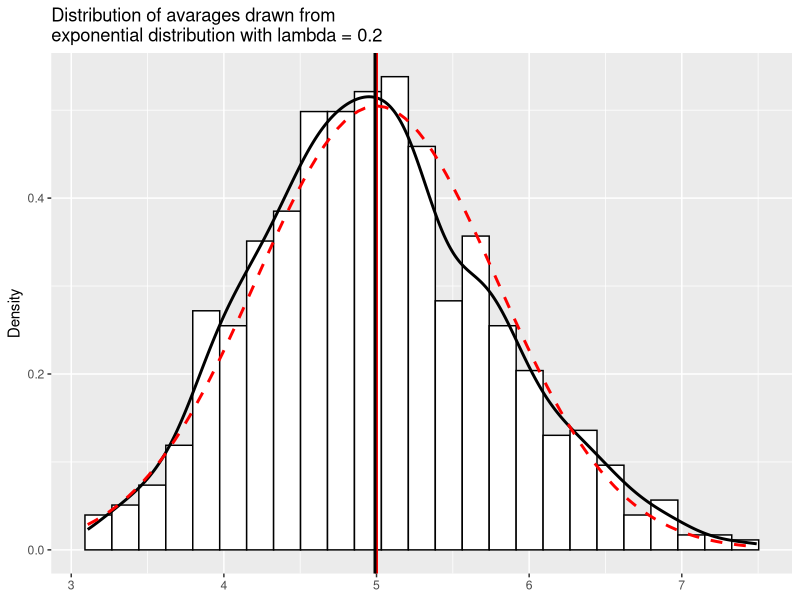
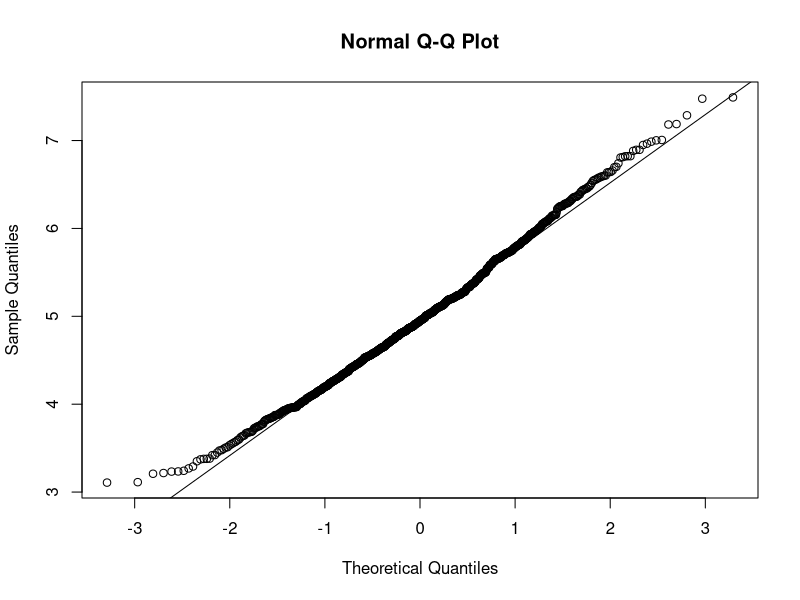

Write the R code that produced these figures, in order.
## ---- chunk 1
set.seed(1)
lambda <- 0.2
numSim <- 1000
sampleSize <- 40

#Simulating data
data = NULL
for (i in 1 : 1000){
      data = c(data, mean(rexp(40, rate = lambda)))
}
## ---- chunk 2
data <- as.data.frame(data)
colnames(data) <- "avarage"

#Creating theoretical distibution
xfit <- seq(min(data), max(data), length=100)
yfit <- dnorm(xfit, mean=1/lambda, sd=(1/lambda/sqrt(sampleSize)))

#Creating histogram of avarages

library(ggplot2)
g <- ggplot(data, aes(avarage)) + 
      xlab(NULL) + ylab("Density") + 
      ggtitle("Distribution of avarages drawn from \nexponential distribution with lambda = 0.2")

g + 
      geom_histogram(aes(y = ..density..), binwidth = density(rowMeans(x = data))$bw, fill = "white", colour = "black") + 
      geom_density(colour = "black", size = 1) + 
      geom_vline(xintercept = 5, colour = "red", size = 1) +
      geom_vline(xintercept = mean(data$avarage), colour = "black", size = 1) +
      geom_path(data = as.data.frame(yfit), x = xfit, y = yfit, colour = "red", linetype = 2, size = 1)
## ---- chunk 3
qqnorm(data$avarage); qqline(data$avarage)
## ---- chunk 4
shapiro.test(data$avarage)
